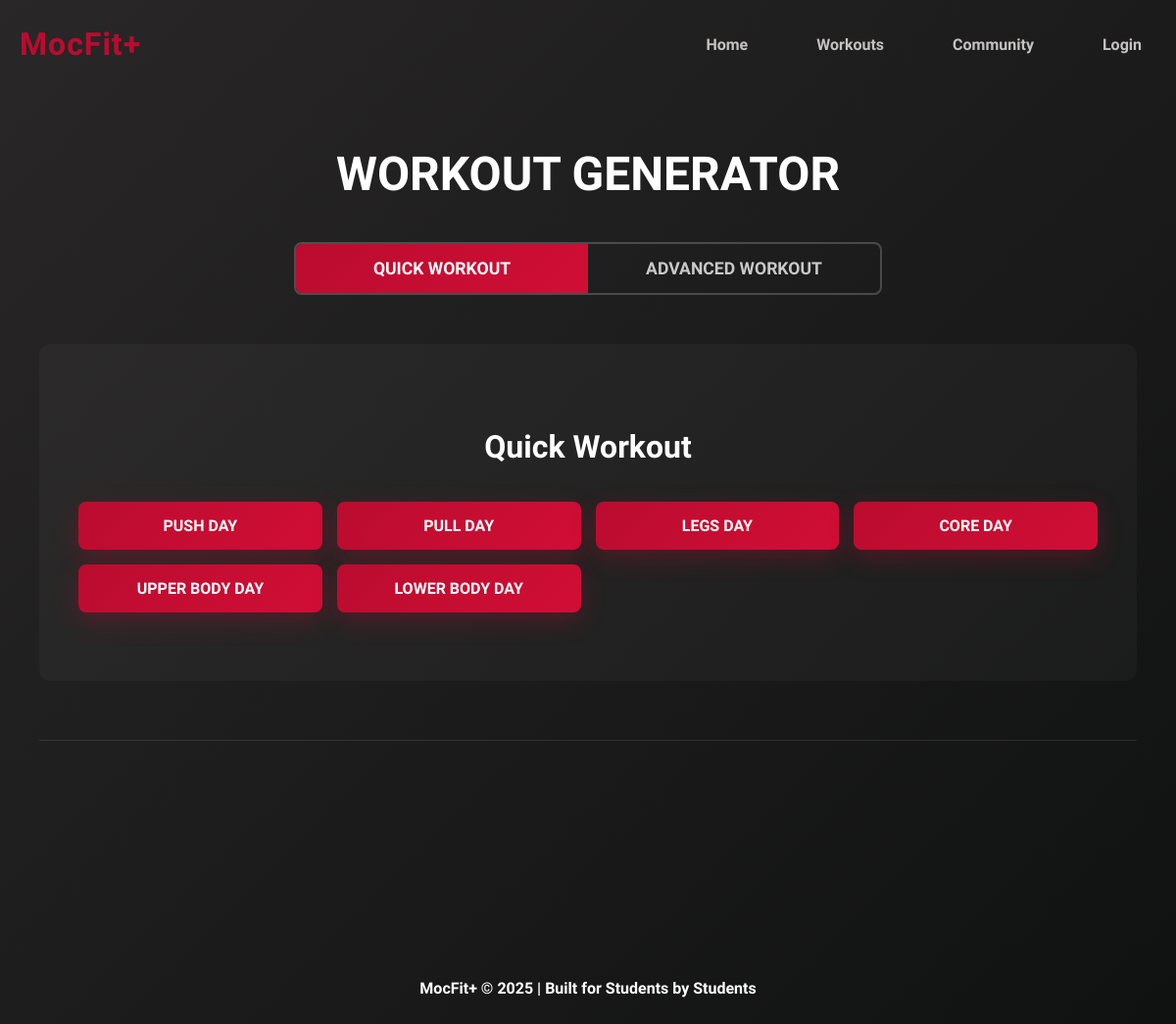
The page /workouts/ on the database its author committed.
### workouts/models.py (models this page shows, shortened)
class MuscleGroupCategory(models.Model):
    name = models.CharField(max_length = 50, unique = True)
    muscles = models.ManyToManyField("MuscleGroup", related_name = "categories")

### workouts/views.py (the view)
# urls.py: path("", views.workout_generator_page, name="workout_generator_page"),
def workout_generator_page(request):
    categories = MuscleGroupCategory.objects.all()
    goals = Goal.objects.all()
    equipment = Equipment.objects.all()
    muscles = MuscleGroup.objects.all()
    context = {"categories": categories, "goals": goals, "equipment": equipment, "muscles": muscles}
    return render(request, "workouts/workout_generator_page.html", context)

### workouts/templates/workouts/workout_generator_page.html (shortened to what this page needs)
<!DOCTYPE html>
<html lang="en">
<head>
</head>
<body>
  <nav class="navbar">
    <div class="nav-container">
      <a href="/" class="logo">MocFit+</a>
      <ul class="nav-links">
        <li><a href="/">Home</a></li>
        <li><a href="/workouts/">Workouts</a></li>
        <li><a href="/community/">Community</a></li>
        <li><a href="/accounts/">Login</a></li>
      </ul>
    </div>
  </nav>
  <div class="main-content">
    <h1>Workout Generator</h1>
    <div class="workout-toggle-container">
      <button type="button" id="quickBtn" class="workout-toggle" style="background: linear-gradient(135deg, #ba0c2f, #d10e35); color: white;">
        Quick Workout
      </button>
      <button type="button" id="advancedBtn" class="workout-toggle" style="background: transparent; color: rgb(202, 201, 201);">
        Advanced Workout
      </button>
    </div>
    <div class="generator-section" id="quickWorkout">
      <h2>Quick Workout</h2>
      <form method="post" action="{% url 'workout_generator' %}">
        <div class="category-buttons">
          {% for category in categories %}
            <button type="submit" name="category" value="{{ category.name }}">
              {{ category.name }} Day
            </button>
          {% endfor %}
        </div>
      </form>
    </div>
    <hr id="hrDivider">
  </div>
  <footer>
    <p>MocFit+ © 2025 | Built for Students by Students</p>
  </footer>
</body>
</html>

### workouts/templates/workouts/workout_generator_page.html (style rules this page uses)
* { margin: 0; padding: 0; box-sizing: border-box; }
body { font-family: 'Oswald', sans-serif; background: linear-gradient(135deg, #292727 0%, #101111 100%); color: white; line-height: 1.6; min-height: 100vh; }
.navbar { background: transparent; position: fixed; top: 0; width: 100%; z-index: 1000; transition: all 0.3s ease; }
.nav-container { max-width: 1400px; margin: 0 auto; display: flex; justify-content: space-between; align-items: center; padding: 20px; }
.logo { font-family: 'Michroma', sans-serif; font-size: 2rem; letter-spacing: 1px; font-weight: bold; color: #ba0c2f; text-decoration: none; }
.nav-links { display: flex; gap: 40px; list-style: none; }
.nav-links a { text-decoration: none; color: rgb(197, 194, 194); font-weight: bold; padding: 10px 15px; transition: color 0.3s ease; }
.main-content { max-width: 1200px; margin: 0 auto; padding: 140px 40px 80px; }
h1 { font-size: 3rem; font-weight: 700; margin-bottom: 20px; text-align: center; color: white; text-transform: uppercase; }
h2 { font-size: 2rem; font-weight: 600; margin: 40px 0 20px; color: white; text-align: center; }
hr { border: none; border-top: 1px solid rgba(255, 255, 255, 0.1); margin: 60px 0; }
.generator-section { background: rgba(255, 255, 255, 0.03); border-radius: 12px; padding: 40px; margin-bottom: 40px; transition: all 0.4s ease; }
button[type="submit"], .btn { padding: 15px 30px; font-size: 1rem; font-family: 'Oswald', sans-serif; font-weight: bold; background: linear-gradient(135deg, #ba0c2f, #d10e35); color: white; border: none; border-radius: 8px; cursor: pointer; transition: all 0.4s ease; text-transform: uppercase; box-shadow: 0 8px 25px rgba(186, 12, 47, 0.3); }
.category-buttons { display: grid; grid-template-columns: repeat(auto-fit, minmax(200px, 1fr)); gap: 15px; margin: 30px 0; }
.category-buttons button { width: 100%; }
footer { text-align: center; padding: 40px 20px; margin-top: 60px; }
footer p { color: white; font-size: 1rem; font-weight: bold; }
.workout-toggle-container { display: flex; border: 2px solid rgba(255, 255, 255, 0.2); border-radius: 8px; overflow: hidden; max-width: 600px; margin: 30px auto 50px; }
.workout-toggle { flex: 1; padding: 15px 30px; font-size: 1.1rem; font-family: 'Oswald', sans-serif; font-weight: bold; border: none; cursor: pointer; transition: all 0.3s ease; text-transform: uppercase; }

### rows shown on the page
MuscleGroupCategory: name "PUSH"
MuscleGroupCategory: name "PULL"
MuscleGroupCategory: name "LEGS"
MuscleGroupCategory: name "CORE"
MuscleGroupCategory: name "UPPER BODY"
MuscleGroupCategory: name "LOWER BODY"
